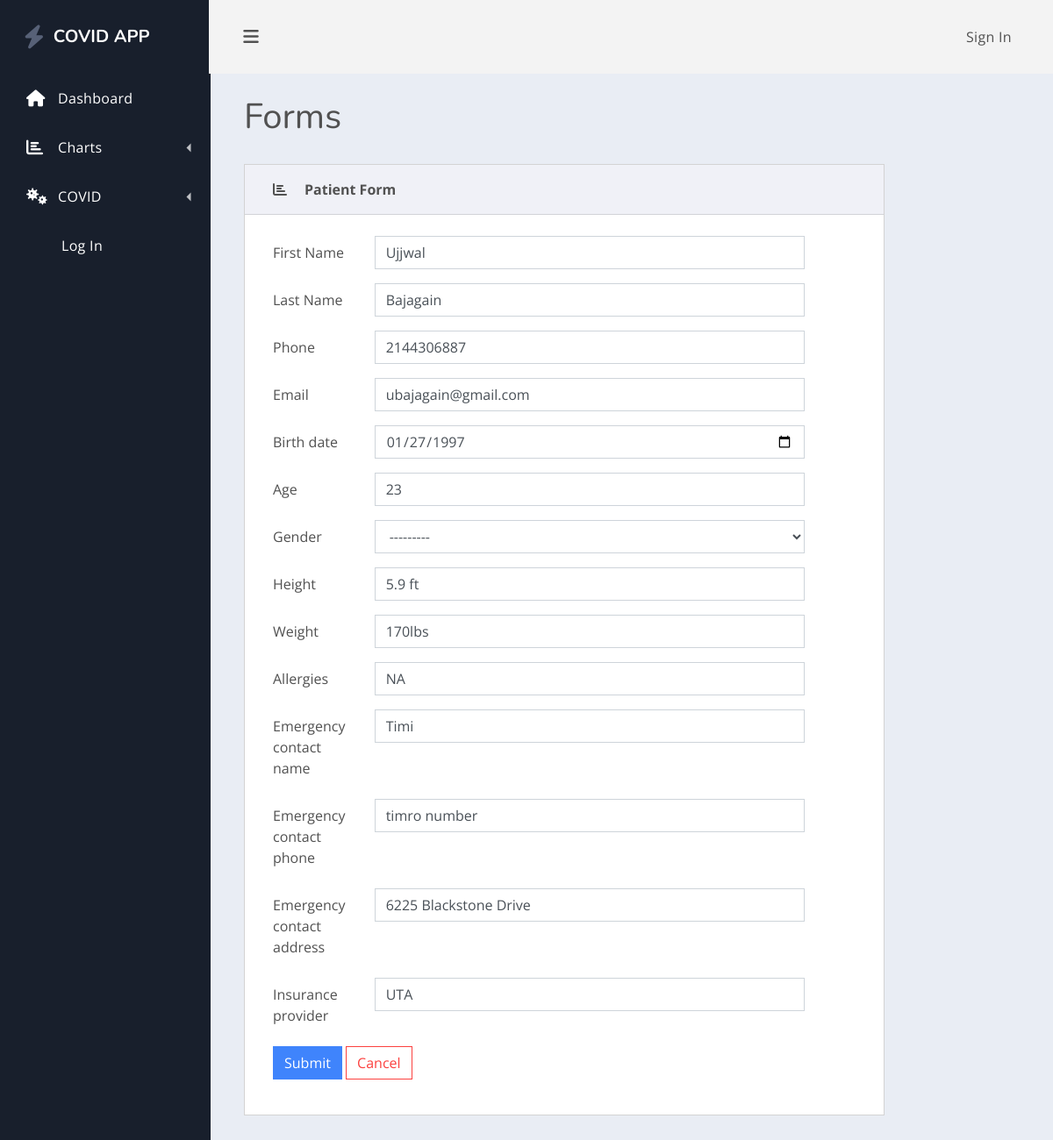
The page /edit_patient/1/ on the database its author committed.
### healthcare/models.py (models this page shows, shortened)
class Patient(models.Model):
    GENDER_CHOICES = [('M', 'Male'), ('F', 'Female'), ('O', 'Other'),('NA', 'I do not wish to say')]
    user = models.OneToOneField(User, null=True,blank=True, on_delete=models.CASCADE)
    first_Name = models.CharField(max_length= 200, null= True)
    last_Name = models.CharField(max_length= 200, null= True)
    phone = models.CharField(max_length= 200, null= True)
    email = models.CharField(max_length=200, null= True)
    date_created = models.DateField(auto_now_add = True)
    birth_date = models.DateTimeField(blank= True)
    age = models.DecimalField(decimal_places=0, max_digits=50, null=True)
    gender = models.CharField(max_length=2, choices=GENDER_CHOICES, blank= True)
    height = models.CharField(max_length=10, default='0.00 ft')
    weight = models.CharField(max_length=10, default='0.00 lbs')
    allergies = models.CharField(max_length=200, null=True)
    emergency_contact_name = models.CharField(max_length=200, null=True)
    emergency_contact_phone = models.CharField( max_length=200, null=True)
    emergency_contact_address = models.CharField(max_length=200, null=True)
    insurance_provider = models.CharField(max_length=200, null=True)

### healthcare/views.py (the view)
# urls.py: path('edit_patient/<int:pk>/', views.editPateint, name="editPatient"),
def editPateint(request,pk):
    patient = Patient.objects.get(id = pk)
    form = PatientForm(instance = patient)
    context = {'form': form, 'patient': patient}
    if request.method == 'POST':
        form = PatientForm(request.POST, instance=patient)
        if form.is_valid():
            form.save()
            return redirect('/')
    return render(request, 'healthcare/patientForm.html', context)

### healthcare/forms.py
class PatientForm(ModelForm):
    class Meta:
        model = Patient
        fields = '__all__'
        exclude = ['user']
        widgets = {'birth_date' : DateInput}

### healthcare/templatetags/myfilters.py (called while the page is built)
@register.filter(name='addclass')
def addclass(value, arg):
    return value.as_widget(attrs={'class': arg})

### healthcare/templates/healthcare/patientForm.html (shortened to what this page needs)
{% extends 'healthcare/main.html' %}
{% block content %}
    {% load myfilters %}
    <main class="dash-content">
        <div class="container-fluid">
            <h1 class="dash-title">Forms</h1>
            <div class="row">
                <div class="col-xl-10">
                    <div class="card spur-card">
                        <div class="card-header">
                            <div class="spur-card-icon">
                                <i class="fas fa-chart-bar"></i>
                            </div>
                            <div class="spur-card-title"> Patient Form </div>
                        </div>
                        <div class="card-body ">
                            <form method="POST" action="">
                                {%  for field  in form %}
                                    <div class="form-group row">
                                        <label name="{{field.label }}" class="col-sm-2 col-form-label">{{ field.label }}</label>
                                        <div class="col-sm-9">
                                            {{ field |addclass:'form-control' }}
                                        </div>
                                    </div>
                                {% endfor %}
                                <div class="form-group row">
                                    <div class="col-sm-9">
                                        <button type="submit" class="btn btn-primary">Submit</button>
                                        <a  class="btn btn-outline-danger" href="{% url 'editPatient' patient.id %}">Cancel</a>
                                    </div>
                            </form>
                        </div>
                    </div>
                </div>
            </div>
        </div>
    </main>
{% endblock %}

### rows shown on the page
Patient: first_Name "Ujjwal" "Bajagain" "2144306887" "ubajagain@gmail.com" "01/27/1997" "23" "---------" "5.9 ft" "170lbs" "NA" "Timi" "timro number" "6225 Blackstone Drive" "UTA"

### other values the page prints
{{ field.label }} "First Name" "Last Name" "Phone" "Email" "Birth date" "Age" "Gender" "Height" "Weight" "Allergies" "Emergency contact name" "Emergency contact phone" "Emergency contact address" "Insurance provider"
